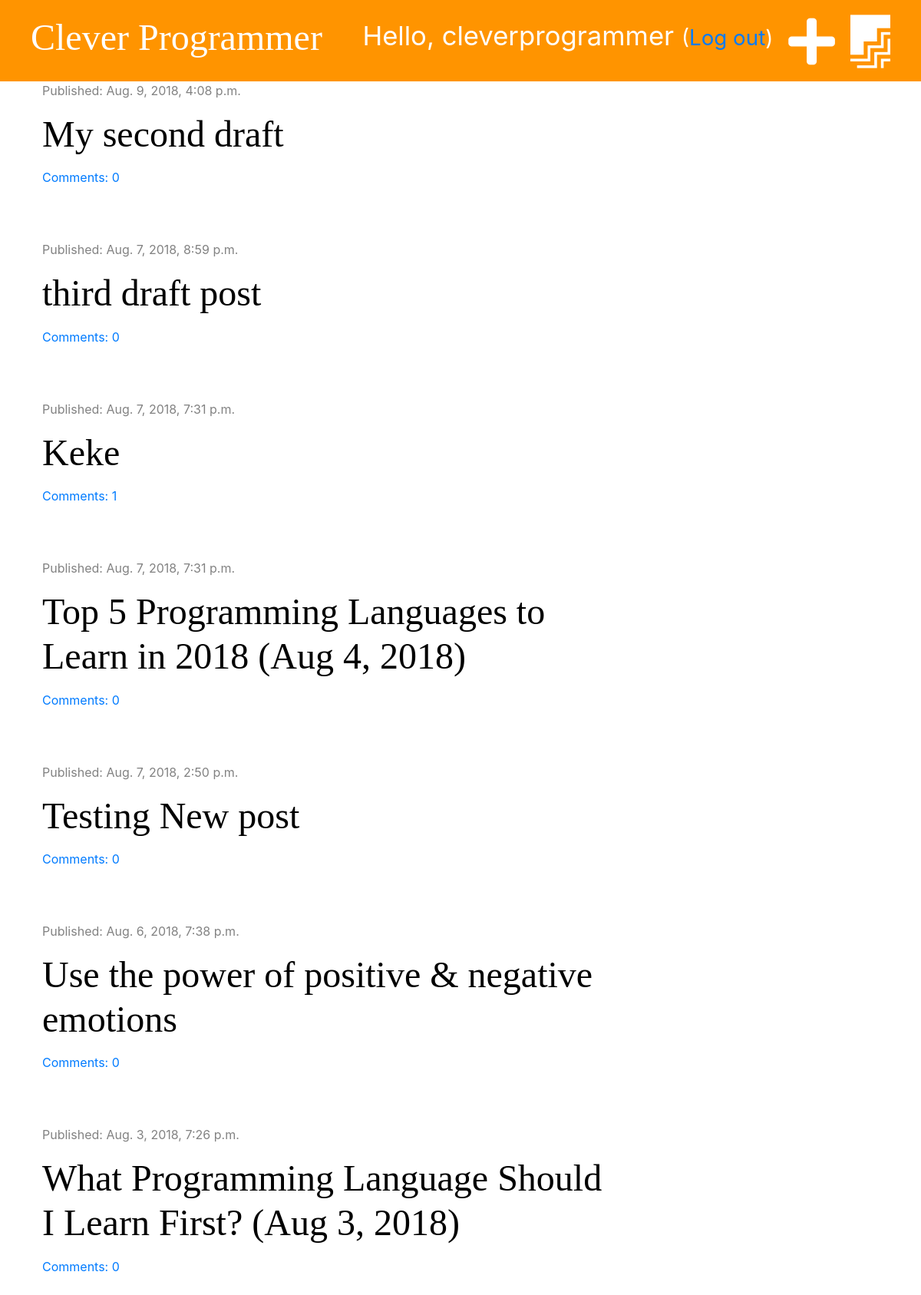
Page / (signed in) on the earlier database version.
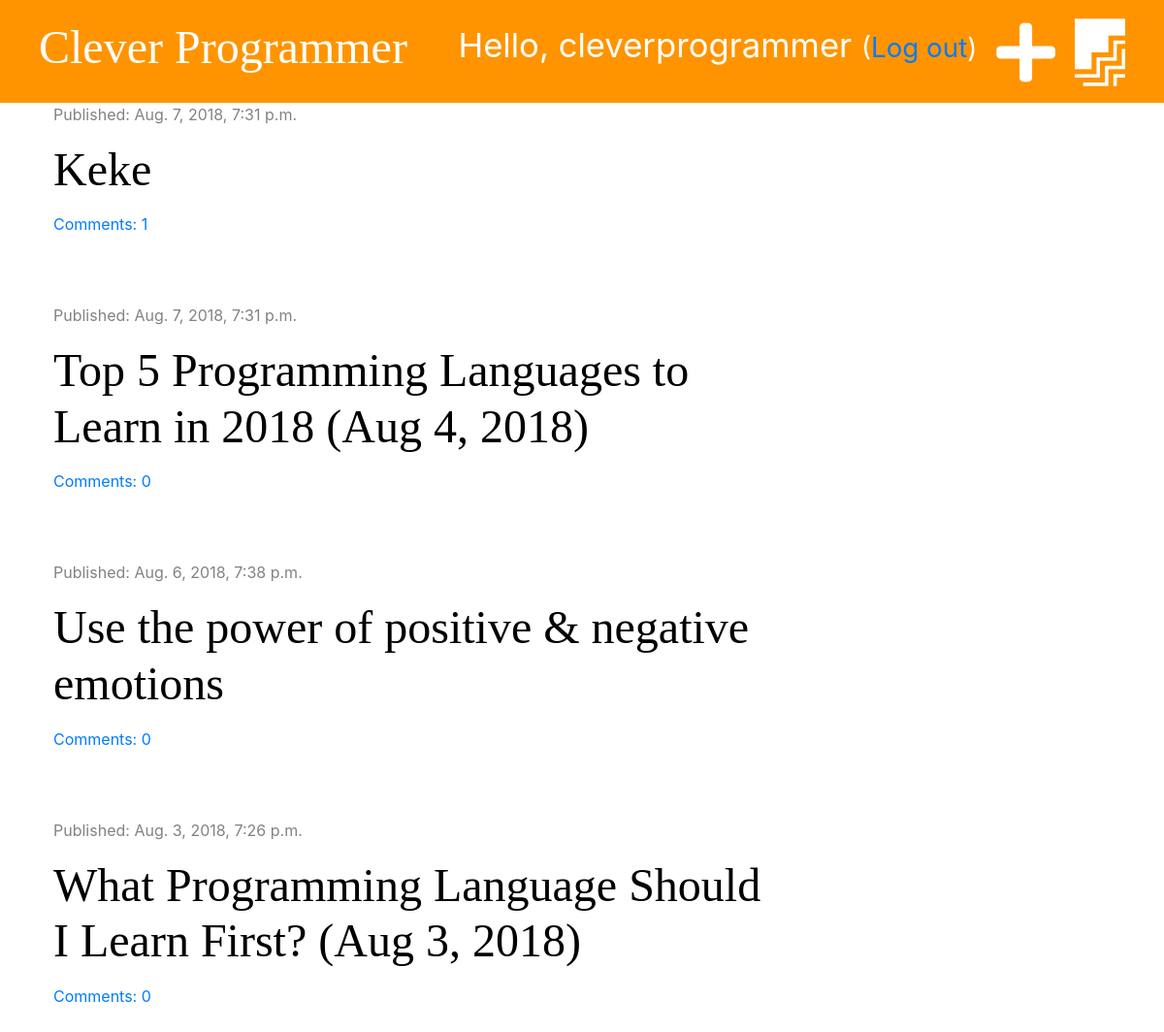
Same page on the later database version.
### blog/models.py (models this page shows, shortened)
class Post(models.Model):
    author = models.ForeignKey('auth.User', on_delete=models.CASCADE)
    title = models.CharField(max_length=200)
    text = models.TextField()
    created_date = models.DateTimeField(default=timezone.now)
    published_date = models.DateTimeField(blank=True, null=True)
    def approved_comments(self):
        return self.comments.filter(approved=True)

### blog/views.py (the view)
# urls.py: path('', views.post_list, name='post_list'),
def post_list(request):
    posts = Post.objects.filter(published_date__lte=timezone.now()).order_by('-published_date')
    stuff_for_frontend = {'posts': posts}
    return render(request, 'blog/post_list.html', stuff_for_frontend)

### blog/templatetags/markdownify.py (called while the page is built)
@register.filter
def markdown(value):
    renderer = HighlightRenderer()
    markdown = mistune.Markdown(renderer=renderer)
    return markdown(value)

### blog/templates/blog/post_list.html (shortened to what this page needs)
{% extends 'blog/base.html' %}
{% load markdownify %}
{% block content %}
    {% for post in posts %}
        <div class="post">
            <div class="date">
                <p>Published: {{ post.published_date }}</p>
            </div>
            <h1><a href="{% url 'post_detail' pk=post.pk %}">{{ post.title }}</a></h1>
            <a href="{% url 'post_detail' pk=post.pk %}">Comments: {{ post.approved_comments.count }}</a>
        </div>
    {% endfor %}
{% endblock %}

Differences in the rows shown:
removed Post: published_date "Aug. 9, 2018, 4:08 p.m.", title "My second draft", approved_comments.count "0"
removed Post: published_date "Aug. 7, 2018, 8:59 p.m.", title "third draft post", approved_comments.count "0"
removed Post: published_date "Aug. 7, 2018, 2:50 p.m.", title "Testing New post", approved_comments.count "0"
